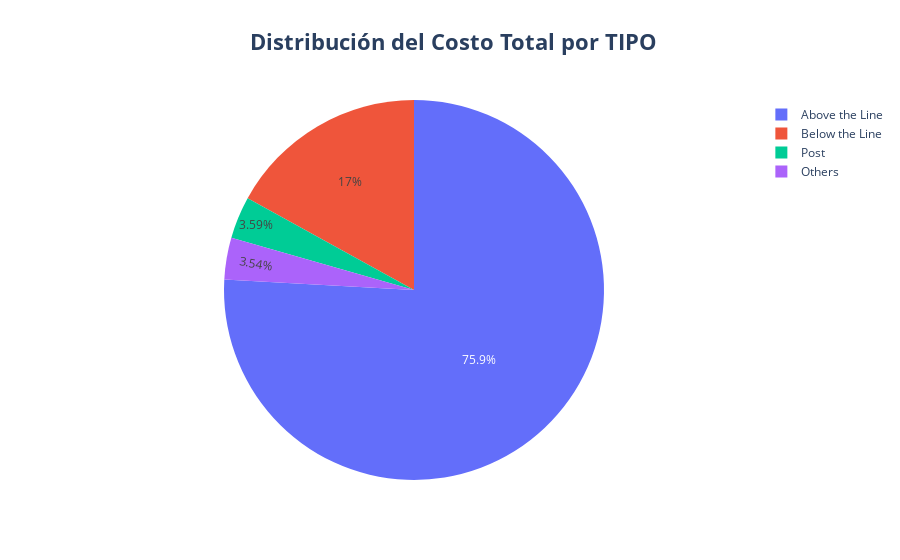

The notebook cell this image was saved under:
### Code cell
tipo_cost = final_cost_report.groupby('TIPO')['COST TO DATE'].sum().reset_index()

fig = px.pie(tipo_cost, values='COST TO DATE', names='TIPO',title='Gráfico 5. Distribución del Costo Total por TIPO')  

fig.update_layout(title={'text': "<b> Distribución del Costo Total por TIPO</b>", 'x':0.5}, title_font_size=22)

fig.show()

### Figure 1 — Plotly figure (JSON) as saved in the notebook; plotly's stock layout.template omitted (floating-point values rounded to 4 significant figures)
{"data": [{"domain": {"x": [0, 1], "y": [0, 1]}, "hovertemplate": "TIPO=%{label}<br>COST TO DATE=%{value}<extra></extra>", "labels": ["Above the Line", "Below the Line", "Others", "Post"], "legendgroup": "", "name": "", "showlegend": true, "type": "pie", "values": [305900000.0, 68430000.0, 14270000.0, 14490000.0]}], "layout": {"legend": {"tracegroupgap": 0}, "title": {"font": {"size": 22}, "text": "<b> Distribución del Costo Total por TIPO</b>", "x": 0.5}}}
